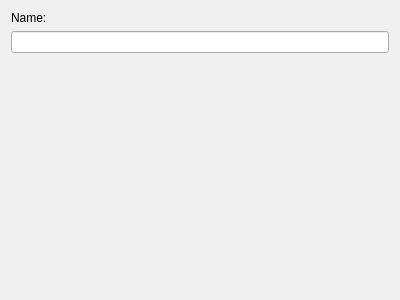
<?xml version="1.0" encoding="UTF-8"?>
<ui version="4.0">
 <class>SwitchWidget</class>
 <widget class="QWidget" name="SwitchWidget">
  <property name="geometry">
   <rect>
    <x>0</x>
    <y>0</y>
    <width>400</width>
    <height>300</height>
   </rect>
  </property>
  <property name="windowTitle">
   <string>Form</string>
  </property>
  <layout class="QVBoxLayout" name="verticalLayout">
   <item>
    <widget class="QLabel" name="label">
     <property name="text">
      <string>Name:</string>
     </property>
     <property name="buddy">
      <cstring>lineName</cstring>
     </property>
    </widget>
   </item>
   <item>
    <widget class="QLineEdit" name="lineName"/>
   </item>
   <item>
    <spacer name="verticalSpacer">
     <property name="orientation">
      <enum>Qt::Vertical</enum>
     </property>
     <property name="sizeHint" stdset="0">
      <size>
       <width>20</width>
       <height>40</height>
      </size>
     </property>
    </spacer>
   </item>
  </layout>
 </widget>
 <resources/>
 <connections/>
</ui>
